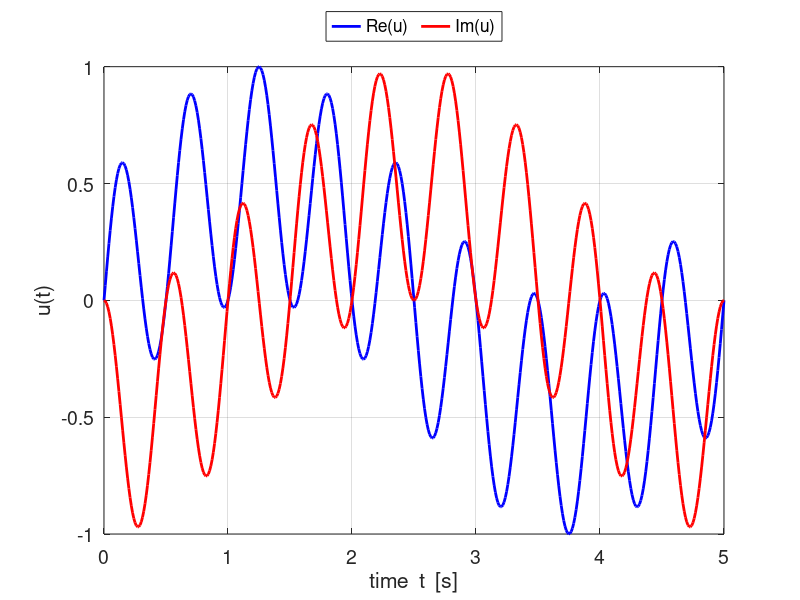
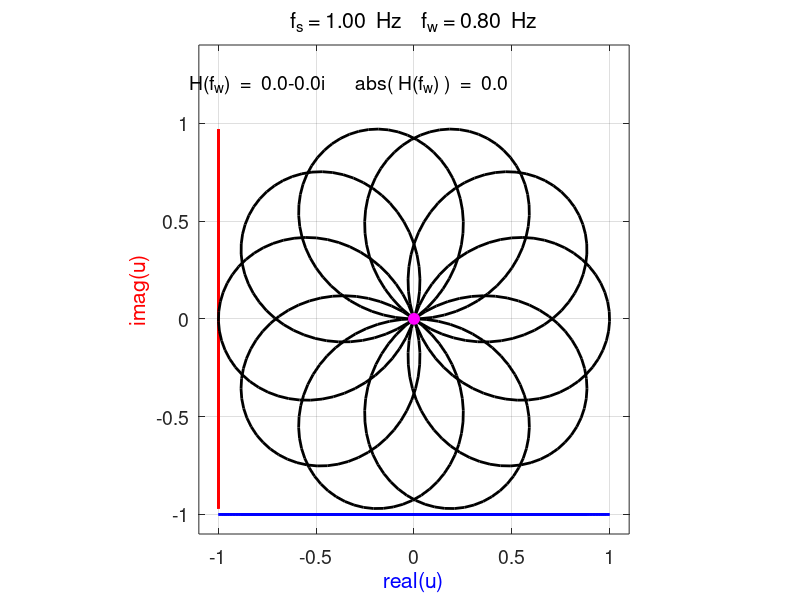
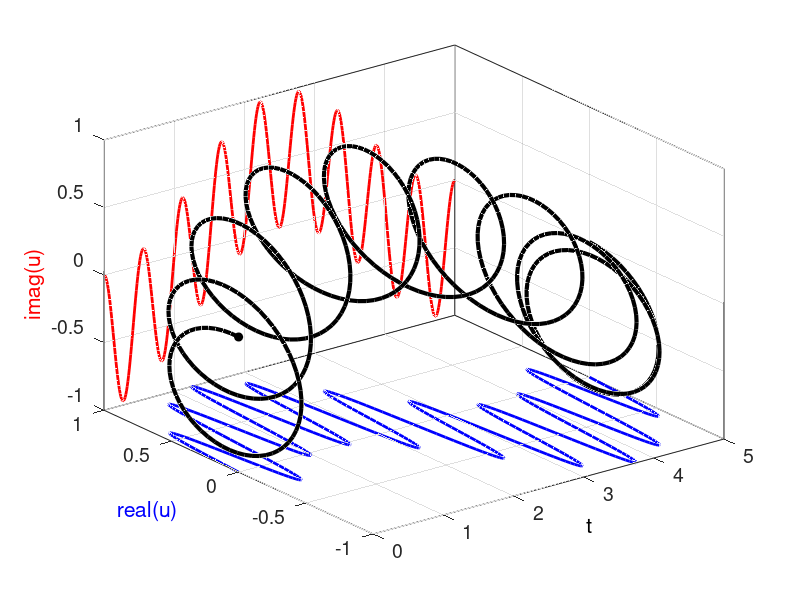

Recreate these plots in MATLAB, in order.
% mathComplex4A.m

% A Visual Approach to the Fourier Transform
%   but what is a Fourier Transform?

% DOING PHYSICS WITH MATLAB 
%    ../mphome.htm
% Documentation
%    http://www.physics.usyd.edu.au/teach_res/mp/doc/mathComplex4.htm

% This script was inspiration from the youtube video �But what is the Fourier Transform?
%   A visual Introduction� by 3Blue1Brown
%   https://www.youtube.com/watch?v=spUNpyF58BY
%   Matlab programs were developed to create similar figures
%   and to connect the ideas presented in the video.

% For different simulation you may need to make small chnages to the
% script.

% Matlab Version 2018a / 180917

% Ian Cooper
% email: ian.cooper@sydney.edu.au
% School of Physics, University of Sydney

% John A Sims 
% email: john.sims@ufabc.edu.br
% Biomedical Engineering Department
% Federal University of ABC   Sao Bernardo Campus Brasil

clear
close all
clc


% INPUT SECTION =======================================================

% Winding frequency  [1 Hz]
fw = 0.8;
% Simulation time    [1/fw 2/fw 3/fw .....]
tMax = 4/fw;
% Number of calculation  [5000]
N = 500;
% Signal period  [1]
Ts = 1;
% Default amplitudes  [1]
A = 1; R = A;


% CALCULATION SECTION =================================================
   fs = 1/Ts;
   w = 2*pi*fs;
   t = linspace(0,tMax,N);

% COMPLEX FUNCTIONS 

% Enter Signal function h(t) *******************************************

  h = R.*sin(2*pi*fs*t);
%  h = R.*sin(2*pi*fs*t) + 0.5;
%   h = 1.0.*sin(2*pi*fs*t) + 0.5.*sin(2*pi*2*fs*t) + 0.25.*sin(2*pi*3*fs*t);
%  h = ( 0.8.*sin(2*pi*fs*t) + 0.3.*sin(2*pi*3*fs*t) );
% ***********************************************************************

% Complex exponetial function r(t)
   r = exp(-1i*2*pi*fw*t);
% Complex function s(t)
   u = h .* r;

% spectal component
   H = sum(u);

% GRAPHICS SECTION ====================================================
  
 L = max(abs(u));    % Limits for plots
 
figure(1)   % Re & Im vs t 
  pos = [0.05 0.05 0.30 0.2];
  set(gcf,'Units','normalized');
  set(gcf,'Position',pos);
  set(gcf,'color','w');
  
  xP = t; yP = real(u);
  plot(xP,yP,'b','linewidth',2)
  
  hold on
  
  xP = t; yP = imag(u);
  plot(xP,yP,'r','linewidth',2)
  
 % ylim([-1.1 1.1])
  legend('Re(u)','Im(u)','location','northoutside','orientation','horizontal')
  grid on
  box on
  set(gca,'fontsize',14)
  xlabel('time  t  [s]') 
  ylabel('u(t)')


figure(2)   % phase plot
  pos = [0.05 0.35 0.30 0.35];
  set(gcf,'Units','normalized');
  set(gcf,'Position',pos);
  set(gcf,'color','w');
  
  
  xP = real(u); yP = -1.*ones(1,numel(u));
    plot(xP,yP,'b','linewidth',2)
  hold on
  yP = imag(u); xP = -1.*ones(1,numel(u));
    plot(xP,yP,'r','linewidth',2)
  xP = real(u); yP = imag(u);  
    plot(xP,yP,'k','linewidth',2)
  xP = real(mean(u)); yP = imag(mean(u));
    Hplot = plot(xP,yP,'o');
    set(Hplot,'markersize',8,'markerfacecolor',[1 0 1],'markeredgecolor',[1 0 1])
  
  xlim([-1.1*L 1.1*L])
  ylim([-1.1*L 1.4*L])
 % set(gca,'xtick',-L:0.5:L)
 % set(gca,'ytick',-L:0.5:L)
  grid on
  box on
  set(gca,'fontsize',14)
  xlabel('real(u)','color','b') 
  ylabel('imag(u)','color','r') 
  axis equal 
  
  tm1 = 'f_s = ';       tm2 = num2str(fs, '%2.2f'); tm3 = '  Hz';
  tm4 = '    f_w = ';  tm5 = num2str(fw,'%2.2f');
  tm6 = '  Hz';
  tm = [tm1 tm2 tm3 tm4 tm5 tm6];
  title(tm,'fontweight','normal')
  
  tm1 = '  H(f_w)  =  ';
  tm2 = num2str(H,'%3.1f');
 % tm = [tm1 tm2];
 % text(-L, 1.25*L, tm,'fontsize',14)
  tm3 = '      abs( H(f_w) )  =  ';
  tm4 = num2str(abs(H),'%3.1f');
  tm = [tm1 tm2 tm3 tm4];
  text(-1.2*L, 1.2*L, tm,'fontsize',14)
 
  
figure(3)   %  [3D] view of complex function 
  pos = [0.6 0.4 0.3 0.3];
  set(gcf,'Units','normalized');
  set(gcf,'Position',pos);
  set(gcf,'color','w');
 
   xP = t; yP = real(u); zP = imag(u); 
   plot3(xP,yP,zP,'k','linewidth',3);   
  
  hold on
  xP = t; yP = real(u); zP = -R.*ones(1,length(t)); 
  %zP = zeros(1,length(t));        % set off-set to zero
  plot3(xP,yP,zP,'b','linewidth',2);
  
  xP = t; zP = imag(u); yP = R.*ones(1,length(t)); 
  %yP = zeros(1,length(t));        % set off-set to zero
  plot3(xP,yP,zP,'r','linewidth',2);
  
  xP = t(1); zP = imag(u(1)); yP = real(u(1)); 
  Hplot = plot3(xP,yP,zP,'ko');
  set(Hplot,'markersize',6,'markerfacecolor',[0 0 0],'markeredgecolor',[0 0 0])
  
  xlabel('t','color','k','fontsize',16)
  ylabel('real(u)','color','b','fontsize',16)
  zlabel('imag(u)       ','color','r','fontsize',16,'Rotation',90)

%  zlim([-1.1*L 1.1*L])
%  ylim([-1.1*L 1.1*L])
  set(gca,'xtick',0:1:max(t))
  set(gca,'ytick',-1:0.5:1)
  set(gca,'ztick',-1:0.5:1)
  box on
  grid on
  set(gca,'fontsize',14)
